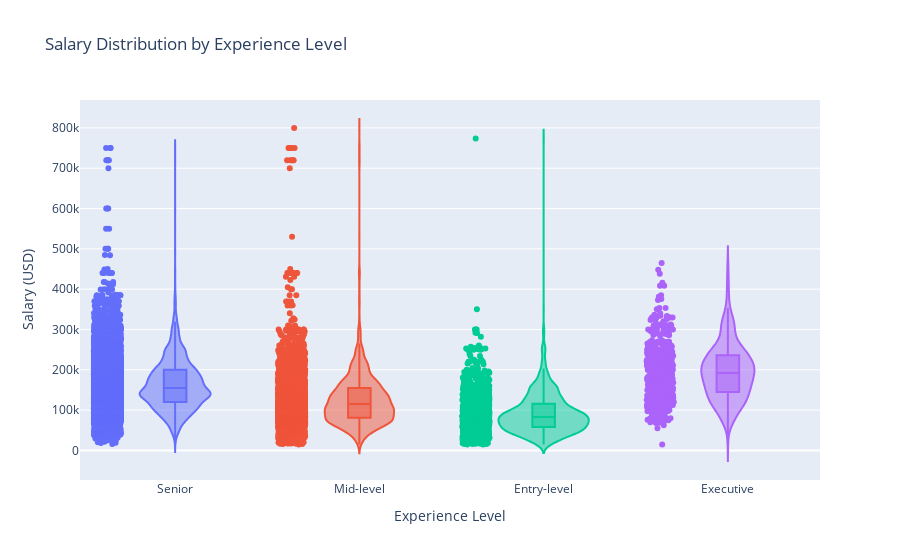

The notebook cell this image was saved under:
### Code cell
fig = px.violin(
    df,
    x='experience_level',
    y='salary_in_usd',
    color='experience_level',
    box=True,          # show box inside violin
    points='all',      # show all points
    title="Salary Distribution by Experience Level"
)

fig.update_layout(
    xaxis_title="Experience Level",
    yaxis_title="Salary (USD)",
    showlegend=False
)

fig.show()

### Figure 1 — Plotly figure (JSON) as saved in the notebook; plotly's stock layout.template omitted (floating-point values rounded to 4 significant figures; data arrays with more than 128 entries replaced by an {"elided": "..."} marker saying what was removed)
{"data": [{"alignmentgroup": "True", "box": {"visible": true}, "hovertemplate": "experience_level=%{x}<br>salary_in_usd=%{y}<extra></extra>", "legendgroup": "Senior", "marker": {"color": "#636efa"}, "name": "Senior", "offsetgroup": "Senior", "orientation": "v", "points": "all", "scalegroup": "True", "showlegend": true, "type": "violin", "x": {"elided": "10670 str values"}, "x0": " ", "xaxis": "x", "y": {"elided": "10670 int values"}, "y0": " ", "yaxis": "y"}, {"alignmentgroup": "True", "box": {"visible": true}, "hovertemplate": "experience_level=%{x}<br>salary_in_usd=%{y}<extra></extra>", "legendgroup": "Mid-level", "marker": {"color": "#EF553B"}, "name": "Mid-level", "offsetgroup": "Mid-level", "orientation": "v", "points": "all", "scalegroup": "True", "showlegend": true, "type": "violin", "x": {"elided": "4038 str values"}, "x0": " ", "xaxis": "x", "y": {"elided": "4038 int values"}, "y0": " ", "yaxis": "y"}, {"alignmentgroup": "True", "box": {"visible": true}, "hovertemplate": "experience_level=%{x}<br>salary_in_usd=%{y}<extra></extra>", "legendgroup": "Entry-level", "marker": {"color": "#00cc96"}, "name": "Entry-level", "offsetgroup": "Entry-level", "orientation": "v", "points": "all", "scalegroup": "True", "showlegend": true, "type": "violin", "x": {"elided": "1325 str values"}, "x0": " ", "xaxis": "x", "y": {"elided": "1325 int values"}, "y0": " ", "yaxis": "y"}, {"alignmentgroup": "True", "box": {"visible": true}, "hovertemplate": "experience_level=%{x}<br>salary_in_usd=%{y}<extra></extra>", "legendgroup": "Executive", "marker": {"color": "#ab63fa"}, "name": "Executive", "offsetgroup": "Executive", "orientation": "v", "points": "all", "scalegroup": "True", "showlegend": true, "type": "violin", "x": {"elided": "501 str values"}, "x0": " ", "xaxis": "x", "y": {"elided": "501 int values"}, "y0": " ", "yaxis": "y"}], "layout": {"legend": {"title": {"text": "experience_level"}, "tracegroupgap": 0}, "showlegend": false, "title": {"text": "Salary Distribution by Experience Level"}, "violinmode": "overlay", "xaxis": {"anchor": "y", "categoryarray": ["Senior", "Mid-level", "Entry-level", "Executive"], "categoryorder": "array", "domain": [0, 1], "title": {"text": "Experience Level"}}, "yaxis": {"anchor": "x", "domain": [0, 1], "title": {"text": "Salary (USD)"}}}}
